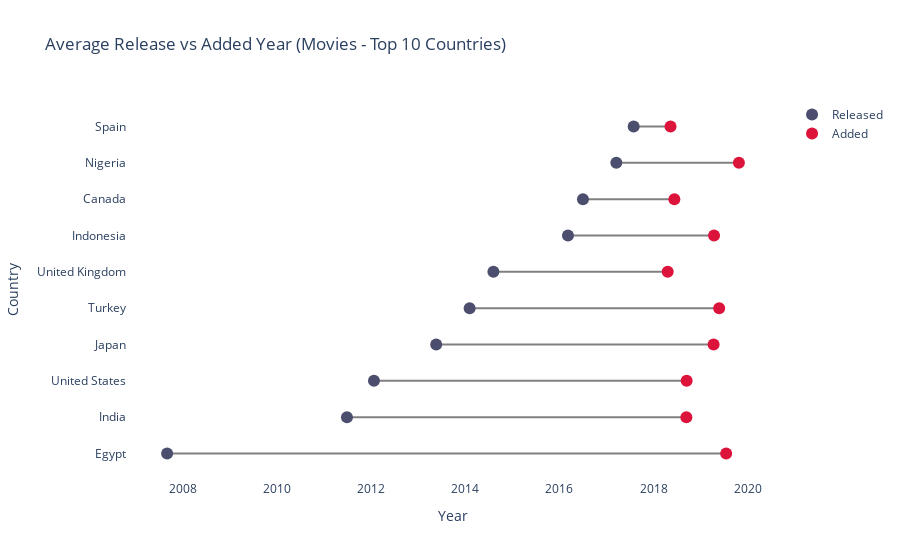

Notebook code cell kept with this figure:
### Markdown cell above
### <span style="color:#FF0000"><b>14. How Old Are The Content On Netflix?</b></span>
  #### <span style="color:#FF0000"><b>(a). Average Release vs Added Year for Movies (Top 10 Countries).</b></span>

### Code cell
# Function to plot release vs added year for Movies only
def plot_release_vs_added_movies(df):
    # Filter by type Movie
    subset = df[df["type"] == "Movie"].copy()

    # Convert columns
    subset["date_added"] = pd.to_datetime(subset["date_added"], errors="coerce")
    subset["release_year"] = pd.to_numeric(subset["release_year"], errors="coerce")

    # Group by country
    country_stats = (
        subset.groupby("country")
        .agg(
            avg_release=("release_year", "mean"),
            avg_added=("date_added", lambda x: x.dt.year.mean())
        )
        .dropna()
    )

    # Top 10 countries by count
    top10 = (
        subset.groupby("country")["show_id"].count()
        .sort_values(ascending=False).head(10).index
    )
    top10_stats = country_stats.loc[country_stats.index.isin(top10)]

    # Sort by release year for nice ordering
    top10_stats = top10_stats.sort_values("avg_release", ascending=True)

    fig = go.Figure()

    # Line between release and added
    for i, row in top10_stats.iterrows():
        fig.add_trace(go.Scatter(
            x=[row["avg_release"], row["avg_added"]],
            y=[i, i],
            mode="lines",
            line=dict(color="lightgray", width=2),
            showlegend=False
        ))

    # Release year points (gray)
    fig.add_trace(go.Scatter(
        x=top10_stats["avg_release"],
        y=top10_stats.index,
        mode="markers",
        marker=dict(color="gray", size=12),
        name="Released"
    ))

    # Added year points (red)
    fig.add_trace(go.Scatter(
        x=top10_stats["avg_added"],
        y=top10_stats.index,
        mode="markers",
        marker=dict(color="crimson", size=12),
        name="Added"
    ))

    fig.update_layout(
        title="Average Release vs Added Year for Movies (Top 10 Countries)",
        xaxis_title="Year",
        yaxis_title="Country",
        plot_bgcolor="white",
        paper_bgcolor="white",
        legend=dict(orientation="h", yanchor="bottom", y=1.02, xanchor="right", x=1),
        height=600
    )

    return fig

# Generate chart for Movies
movies_chart = plot_release_vs_added_movies(df)
movies_chart.show()

### Figure 1 — Plotly figure (JSON) as saved in the notebook; plotly's stock layout.template omitted (floating-point values rounded to 4 significant figures)
{"data": [{"line": {"color": "gray"}, "marker": {"color": ["#4B4E6D", "crimson"], "size": 12}, "mode": "lines+markers", "name": "Egypt", "showlegend": false, "type": "scatter", "x": [2008.0, 2020.0], "y": ["Egypt", "Egypt"]}, {"line": {"color": "gray"}, "marker": {"color": ["#4B4E6D", "crimson"], "size": 12}, "mode": "lines+markers", "name": "India", "showlegend": false, "type": "scatter", "x": [2011.0, 2019.0], "y": ["India", "India"]}, {"line": {"color": "gray"}, "marker": {"color": ["#4B4E6D", "crimson"], "size": 12}, "mode": "lines+markers", "name": "United States", "showlegend": false, "type": "scatter", "x": [2012.0, 2019.0], "y": ["United States", "United States"]}, {"line": {"color": "gray"}, "marker": {"color": ["#4B4E6D", "crimson"], "size": 12}, "mode": "lines+markers", "name": "Japan", "showlegend": false, "type": "scatter", "x": [2013.0, 2019.0], "y": ["Japan", "Japan"]}, {"line": {"color": "gray"}, "marker": {"color": ["#4B4E6D", "crimson"], "size": 12}, "mode": "lines+markers", "name": "Turkey", "showlegend": false, "type": "scatter", "x": [2014.0, 2019.0], "y": ["Turkey", "Turkey"]}, {"line": {"color": "gray"}, "marker": {"color": ["#4B4E6D", "crimson"], "size": 12}, "mode": "lines+markers", "name": "United Kingdom", "showlegend": false, "type": "scatter", "x": [2015.0, 2018.0], "y": ["United Kingdom", "United Kingdom"]}, {"line": {"color": "gray"}, "marker": {"color": ["#4B4E6D", "crimson"], "size": 12}, "mode": "lines+markers", "name": "Indonesia", "showlegend": false, "type": "scatter", "x": [2016.0, 2019.0], "y": ["Indonesia", "Indonesia"]}, {"line": {"color": "gray"}, "marker": {"color": ["#4B4E6D", "crimson"], "size": 12}, "mode": "lines+markers", "name": "Canada", "showlegend": false, "type": "scatter", "x": [2016.0, 2018.0], "y": ["Canada", "Canada"]}, {"line": {"color": "gray"}, "marker": {"color": ["#4B4E6D", "crimson"], "size": 12}, "mode": "lines+markers", "name": "Nigeria", "showlegend": false, "type": "scatter", "x": [2017.0, 2020.0], "y": ["Nigeria", "Nigeria"]}, {"line": {"color": "gray"}, "marker": {"color": ["#4B4E6D", "crimson"], "size": 12}, "mode": "lines+markers", "name": "Spain", "showlegend": false, "type": "scatter", "x": [2018.0, 2018.0], "y": ["Spain", "Spain"]}, {"marker": {"color": "#4B4E6D", "size": 12}, "mode": "markers", "name": "Released", "type": "scatter", "x": [null], "y": [null]}, {"marker": {"color": "crimson", "size": 12}, "mode": "markers", "name": "Added", "type": "scatter", "x": [null], "y": [null]}], "layout": {"paper_bgcolor": "white", "plot_bgcolor": "white", "title": {"text": "Average Release vs Added Year (Movies - Top 10 Countries)"}, "xaxis": {"title": {"text": "Year"}}, "yaxis": {"title": {"text": "Country"}}}}
